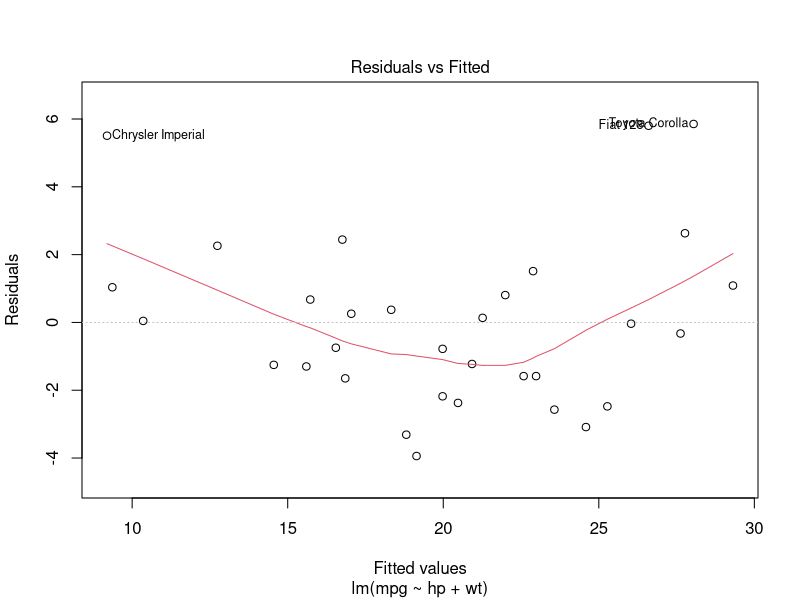
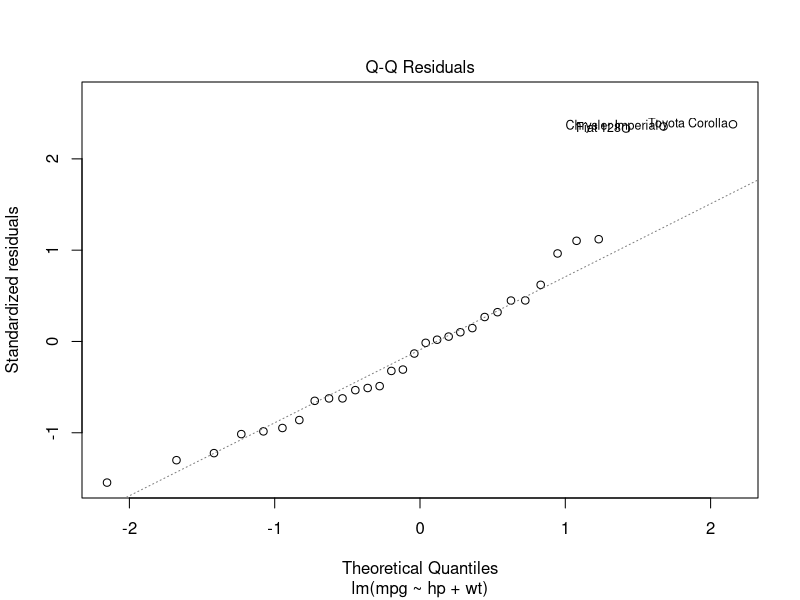
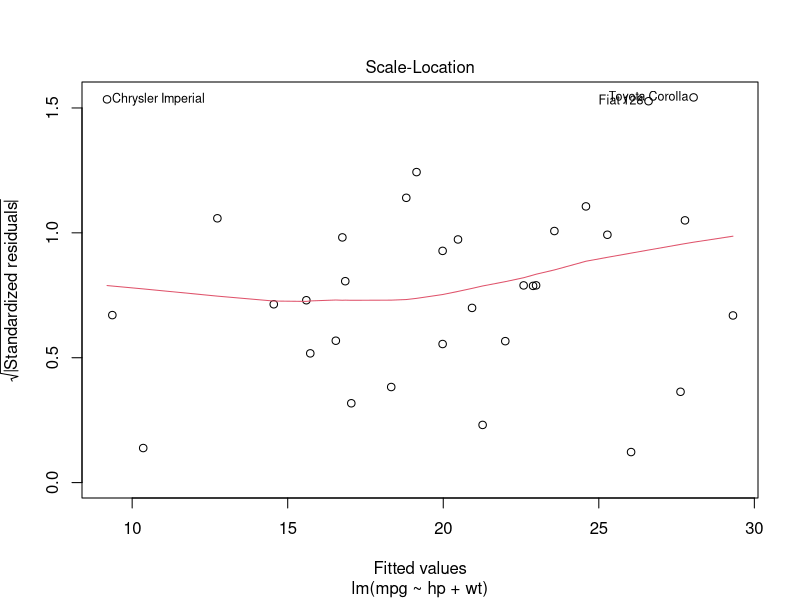
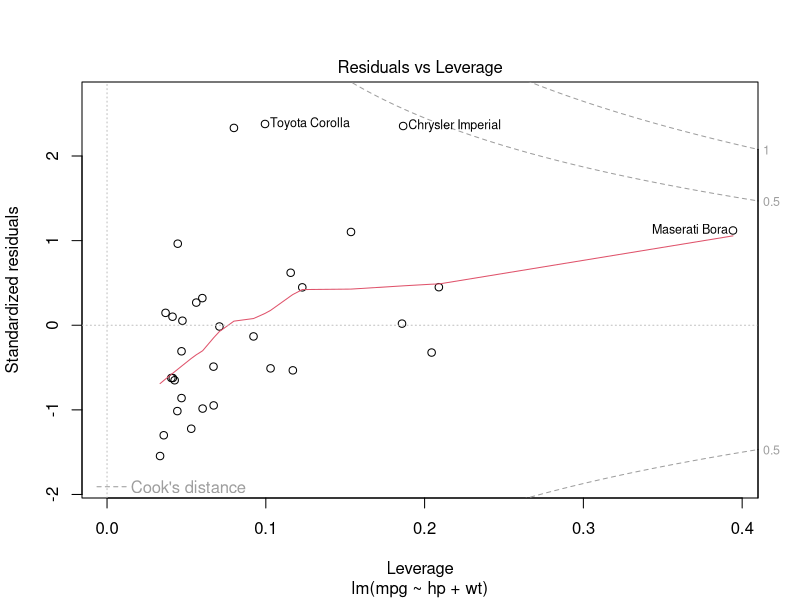
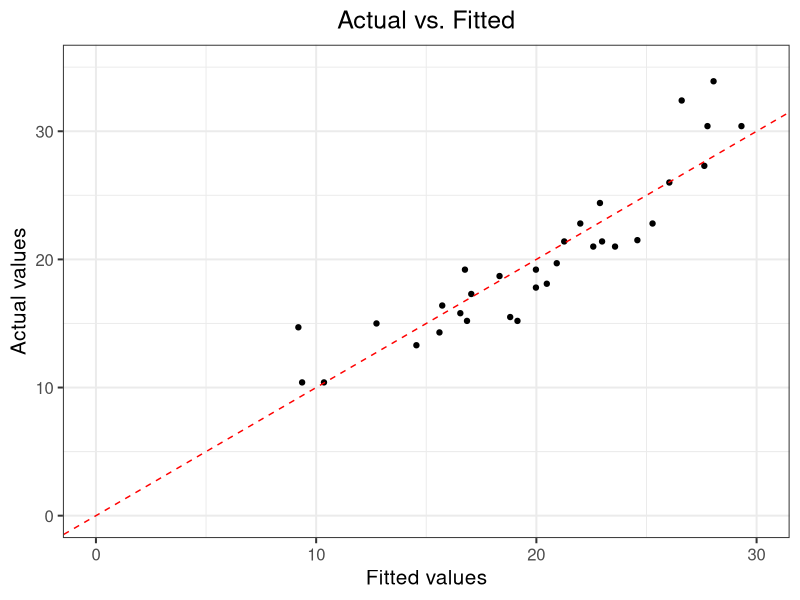
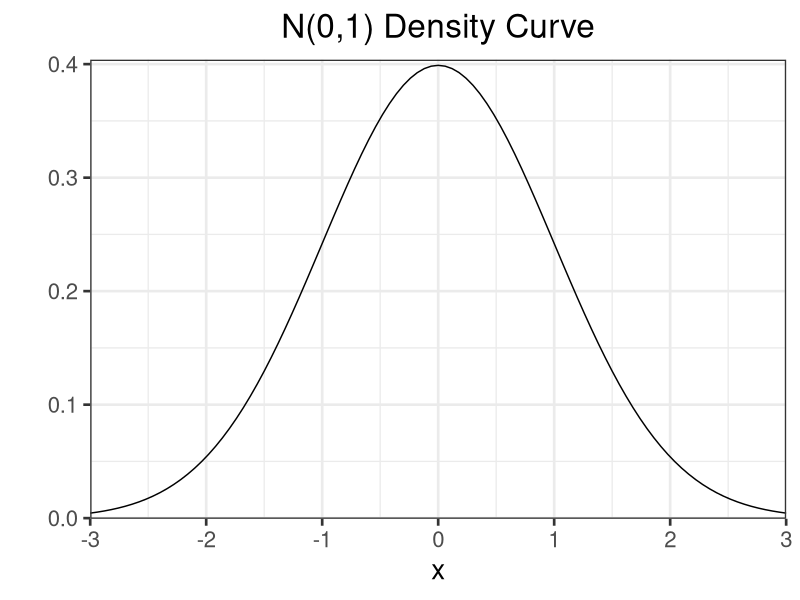
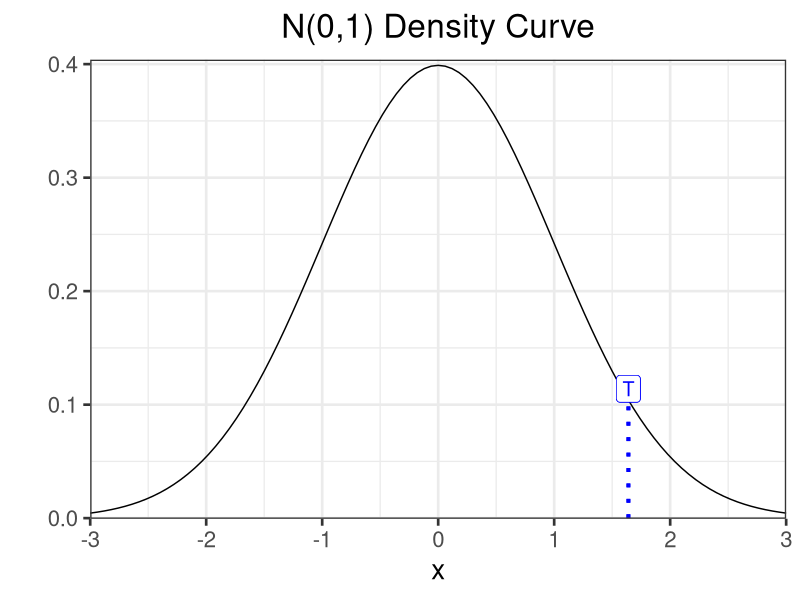
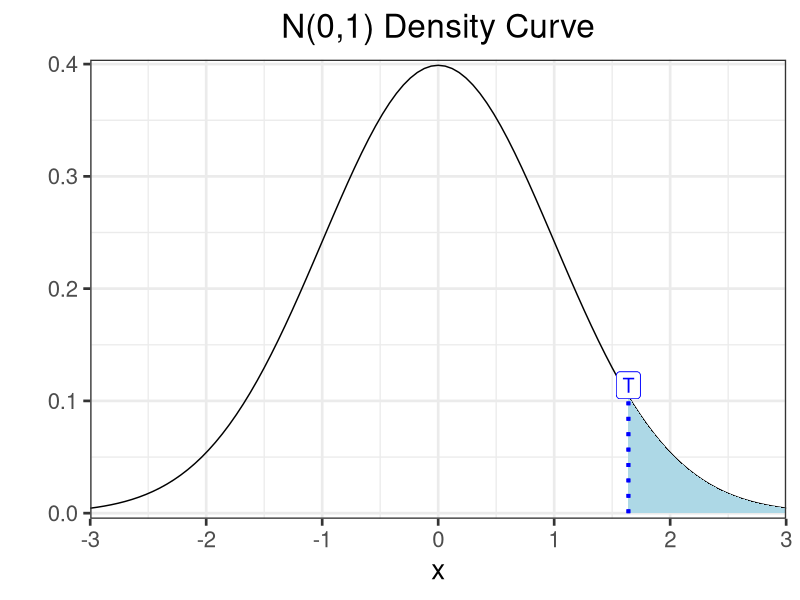

The R source for these figures, in order:
## ---- chunk 1
options(htmltools.dir.version = FALSE)
knitr::opts_chunk$set(comment = "##")
knitr::opts_chunk$set(cache = TRUE)
library(kableExtra)
library(tidyverse)
## ---- chunk 2
data(mtcars)
head(mtcars, 3)
my_lm <- lm(mpg ~ hp + wt, data = mtcars)
class(my_lm)
my_lm
## ---- chunk 3
names(my_lm)
## ---- chunk 4
summary(my_lm)
## ---- chunk 5
plot(my_lm, which = 1)
## ---- chunk 6
plot(my_lm, which = 2)

## ---- chunk 7
plot(my_lm, which = 3)

## ---- chunk 8
plot(my_lm, which = 5)
## ---- chunk 9
coef(my_lm)
## ---- chunk 10
coef(my_lm)
## ---- chunk 11
mod_fits <- fitted(my_lm)
my_df <- data.frame(actual = mtcars$mpg, fitted = mod_fits)
ggplot(my_df, aes(x = fitted, y = actual)) +
  geom_point() +
  geom_abline(slope = 1, intercept = 0, col = "red", lty = 2) + 
  theme_bw(base_size = 15) +
  labs(x = "Fitted values", y = "Actual values", title = "Actual vs. Fitted") +
  theme(plot.title = element_text(hjust = 0.5)) + 
  xlim(c(0, 30)) + ylim(c(0,35)) 
## ---- chunk 12
# Note: wt is in 1000s of lbs!
new_obs <- data.frame(hp = c(100, 150), wt = c(3, 3.5))
predict(my_lm, new_obs)
## ---- chunk 13
no_intercept <- lm(mpg ~ hp + wt - 1, data = mtcars)
summary(no_intercept)
## ---- chunk 14
interact <- lm(mpg ~ wt*am, data = mtcars)
summary(interact)
## ---- chunk 15
include_all <- lm(mpg ~ ., data = mtcars)
summary(include_all)$coefficients
## ---- chunk 16
# set the seed for reproducibility!
set.seed(302)
# the true population parameter, considered unknown!
p <- 0.6
# simulate 100 coin flips
coin_flips <- rbinom(100, size = 1, prob = p)
head(coin_flips)
sum(coin_flips)
## ---- chunk 17
# record test statistic
test_stat <- sum(coin_flips)
# record how "extreme" our test statistic is
diff_from_exp <- abs(50 - test_stat)
# first component: probability of observing a test statistic as or more extreme
#                  than ours less than the expected value
# second component: probability of observing a test statistic as or more extreme
#                   than ours more than the expected value
p_val <- pbinom(50 - diff_from_exp, size = 100, prob = 0.5) +
  pbinom(50 + diff_from_exp - 1, size = 100, prob = 0.5, lower.tail = FALSE) 
round(p_val, 3)
## ---- chunk 18
n01 <- ggplot(data = data.frame(x = c(-3, 3)), aes(x)) +
  stat_function(fun = dnorm, n = 101, args = list(mean = 0, sd = 1)) + ylab("") +
  theme_bw(base_size = 20) + 
  scale_y_continuous(expand = c(0, 0.005)) +
  scale_x_continuous(expand = c(0, 0)) + 
  labs(title = "N(0,1) Density Curve") +
  theme(plot.title = element_text(hjust = 0.5))
n01
## ---- chunk 19
n01 + geom_segment(x = 1.64, y = 0, xend = 1.64, yend = dnorm(1.64), 
                   colour = "blue", linetype = "dotted", lwd = 1.3) +
  geom_label(x = 1.64, y =  dnorm(1.64) + 0.01, label = "T", 
             col = "blue", size = 5)
## ---- chunk 20
n02 <- n01 + stat_function(fun = dnorm, 
                xlim = c(1.64, 3),
                geom = "area",
                fill = "lightblue") + 
  geom_segment(x = 1.64, y = 0, xend = 1.64, yend = dnorm(1.64), 
                   colour = "blue", linetype = "dotted", lwd = 1.3) +
  geom_label(x = 1.64, y =  dnorm(1.64) + 0.01, label = "T", 
             col = "blue", size = 5)
n02
## ---- chunk 21
n02 + stat_function(fun = dnorm, 
                xlim = c(-1.64, -3),
                geom = "area",
                fill = "lightblue") + 
  geom_segment(x = -1.64, y = 0, xend = -1.64, yend = dnorm(-1.64), 
                   colour = "blue", linetype = "dotted", lwd = 1.3) +
  geom_label(x = -1.64, y =  dnorm(-1.64) + 0.01, label = "-T", col = "blue", size = 5)
## ---- chunk 22
myfac <- factor(c(2, 5, 10, 30), levels = c(2, 5, 10, 30))
n01 + stat_function(fun = dnorm, n = 101, args = list(mean = 0, sd = 1), size = 1.2) +
  stat_function(fun = dt, n = 101, args = list(df = 2), aes(color = myfac[1]), size = 1.1) +
  stat_function(fun = dt, n = 101, args = list(df = 5), aes(color = myfac[2]), size = 1.1) +
  stat_function(fun = dt, n = 101, args = list(df = 10), aes(color = myfac[3]), size = 1.1) +
  stat_function(fun = dt, n = 101, args = list(df = 30), aes(color = myfac[4]), size = 1.1) +
  scale_x_continuous(limits = c(-4, 4), expand = c(0, 0)) +
  labs(title = "t distributions and N(0, 1)", color = "n") + 
  scale_color_discrete(breaks = sort(myfac))
## ---- chunk 23
set.seed(302)
x <- rnorm(10, mean = 0, sd = 1)
y <- rnorm(10, mean = 1.5, sd = 1)
t.test(x, y)
## ---- chunk 24
t.test(x, y, alternative = "less")
## ---- chunk 25
t.test(x, mu = 0)
